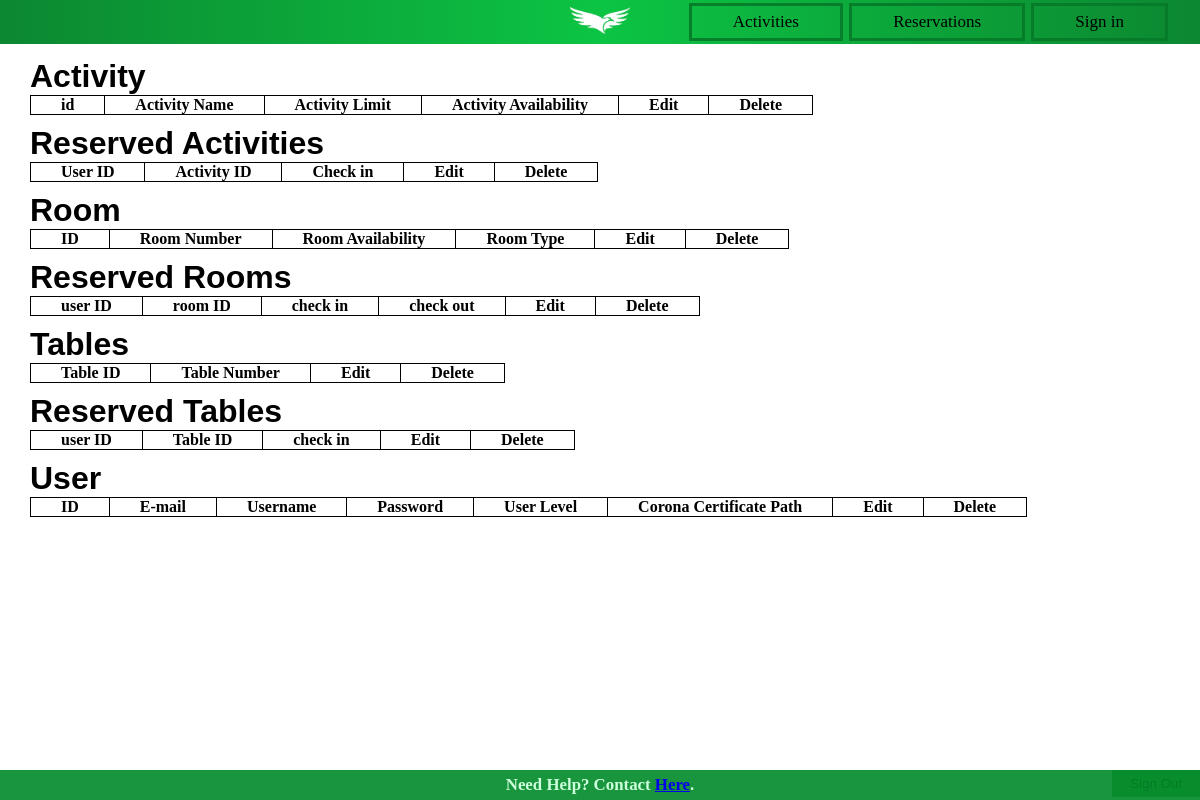
Before: /adminPanel.php with the older database file.
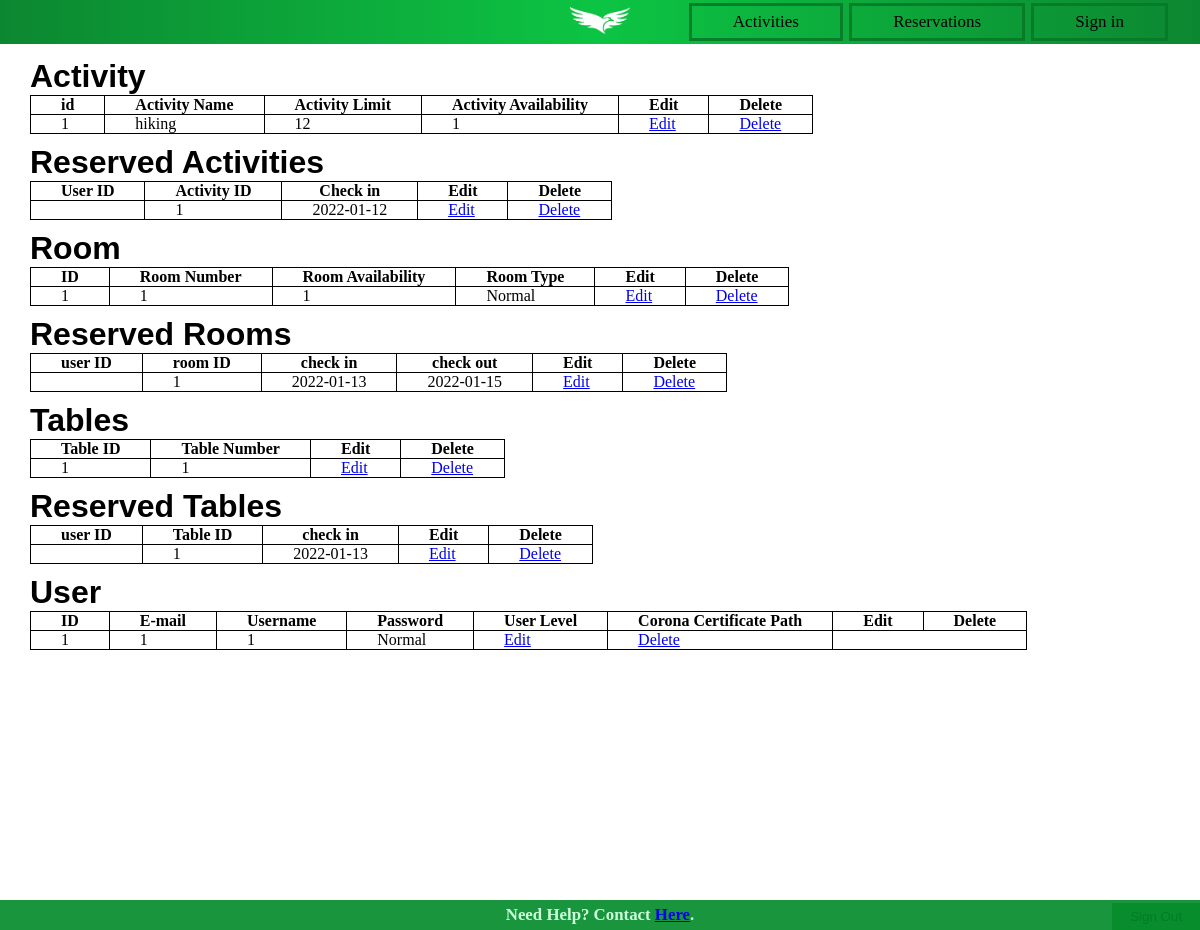
After: the same page with the newer database file.
### tables this page shows
CREATE TABLE `activities` (
  `id` int(11) NOT NULL,
  `activityName` varchar(255) NOT NULL,
  `activityLimit` int(11) NOT NULL,
  `activityAvailability` tinyint(1) NOT NULL
);

CREATE TABLE `reservedactivities` (
  `userId` int(11) DEFAULT NULL,
  `activityId` int(11) DEFAULT NULL,
  `checkIn` date DEFAULT NULL
);

CREATE TABLE `rooms` (
  `id` int(11) NOT NULL,
  `roomNr` int(11) NOT NULL,
  `roomAvailability` tinyint(1) NOT NULL,
  `roomType` varchar(30) NOT NULL
);

CREATE TABLE `reservedrooms` (
  `userId` int(11) DEFAULT NULL,
  `roomId` int(11) DEFAULT NULL,
  `checkIn` date NOT NULL,
  `checkOut` date NOT NULL
);

CREATE TABLE `tables` (
  `id` int(11) NOT NULL,
  `tableNr` int(11) NOT NULL
);

CREATE TABLE `reservedtables` (
  `userId` int(11) DEFAULT NULL,
  `tableId` int(11) DEFAULT NULL,
  `checkIn` date DEFAULT NULL
);

### functions/functions.php (the view, shortened to what this page needs)
<?php
require 'dbCon.php';
function adminActivity()
{
    global $con;
    $query = $con->prepare("SELECT * FROM activities");
    $query->execute();
    $result = $query->get_result();
    $data = $result->fetch_all(MYSQLI_ASSOC);
    foreach ($data as $row) {
        echo '<tr>';
        echo '<td>' . $row['id'] . '</td>';
        echo '<td>' . $row['activityName'] . '</td>';
        echo '<td>' . $row['activityLimit'] . '</td>';
        echo '<td>' . $row['activityAvailability'] . '</td>';
        echo "<td>" . '<a href="Edit.php?id=' . $row['id'] . '">Edit</a>' . "</td>";
        echo "<td>" . '<a href="Delete.php?id=' . $row['id'] . '">Delete</a>' . "</td>";
        echo '</tr>';
    }
}
function adminReservedActivities()
{
    global $con;
    $query = $con->prepare("SELECT * FROM reservedactivities");
    $query->execute();
    $result = $query->get_result();
    $data = $result->fetch_all(MYSQLI_ASSOC);
    foreach ($data as $row) {
        echo '<tr>';
        echo '<td>' . $row['userId'] . '</td>';
        echo '<td>' . $row['activityId'] . '</td>';
        echo '<td>' . $row['checkIn'] . '</td>';
        echo "<td>" . '<a href="Edit.php?id=' . $row['userId'] . '">Edit</a>' . "</td>";
        echo "<td>" . '<a href="Delete.php?id=' . $row['userId'] . '">Delete</a>' . "</td>";
        echo '</tr>';
    }
}
function adminRoom()
{
    global $con;
    $query = $con->prepare("SELECT * FROM rooms");
    $query->execute();
    $result = $query->get_result();
    $data = $result->fetch_all(MYSQLI_ASSOC);
    foreach ($data as $row) {
        echo '<tr>';
        echo '<td>' . $row['id'] . '</td>';
        echo '<td>' . $row['roomNr'] . '</td>';
        echo '<td>' . $row['roomAvailability'] . '</td>';
        echo '<td>' . $row['roomType'] . '</td>';
        echo "<td>" . '<a href="Edit.php?id=' . $row['id'] . '">Edit</a>' . "</td>";
        echo "<td>" . '<a href="Delete.php?id=' . $row['id'] . '">Delete</a>' . "</td>";
        echo '</tr>';
    }
}
function adminReservedRooms()
{
    global $con;
    $query = $con->prepare("SELECT * FROM reservedrooms");
    $query->execute();
    $result = $query->get_result();
    $data = $result->fetch_all(MYSQLI_ASSOC);
    foreach ($data as $row) {
        echo '<tr>';
        echo '<td>' . $row['userId'] . '</td>';
        echo '<td>' . $row['roomId'] . '</td>';
        echo '<td>' . $row['checkIn'] . '</td>';
        echo '<td>' . $row['checkOut'] . '</td>';
        echo "<td>" . '<a href="Edit.php?id=' . $row['userId'] . '">Edit</a>' . "</td>";
        echo "<td>" . '<a href="Delete.php?id=' . $row['userId'] . '">Delete</a>' . "</td>";
        echo '</tr>';
    }
}
function adminTables()
{
    global $con;
    $query = $con->prepare("SELECT * FROM tables");
    $query->execute();
    $result = $query->get_result();
    $data = $result->fetch_all(MYSQLI_ASSOC);
    foreach ($data as $row) {
        echo '<tr>';
        echo '<td>' . $row['id'] . '</td>';
        echo '<td>' . $row['tableNr'] . '</td>';
        echo "<td>" . '<a href="Edit.php?id=' . $row['id'] . '">Edit</a>' . "</td>";
        echo "<td>" . '<a href="Delete.php?id=' . $row['id'] . '">Delete</a>' . "</td>";
        echo '</tr>';
    }
}
function adminReservedTables()
{
    global $con;
    $query = $con->prepare("SELECT * FROM reservedTables");
    $query->execute();
    $result = $query->get_result();
    $data = $result->fetch_all(MYSQLI_ASSOC);
    foreach ($data as $row) {
        echo '<tr>';
        echo '<td>' . $row['userId'] . '</td>';
        echo '<td>' . $row['tableId'] . '</td>';
        echo '<td>' . $row['checkIn'] . '</td>';
        echo "<td>" . '<a href="Edit.php?id=' . $row['userId'] . '">Edit</a>' . "</td>";
        echo "<td>" . '<a href="Delete.php?id=' . $row['userId'] . '">Delete</a>' . "</td>";
        echo '</tr>';
    }
}
?>

### adminPanel.php (shortened to what this page needs)
<!DOCTYPE html>
<html>
<head>
    <link rel="stylesheet" href="res/style.css">
</head>
<body id = "admin">
<?php
include('res/elements/header.php');
?>
<?php
include('res/elements/footer.php');
?>
<?php
include('functions/functions.php');
?>
<form method = "post">
    <h1 class = "Tabletitle" > Activity </h1>
    <table border="1" id="AdminPanel">
        <tr>
            <th> id </th>
            <th> Activity Name </th>
            <th> Activity Limit </th>
            <th> Activity Availability </th>
            <th> Edit </th>
            <th> Delete </th>
        </tr>
        <?php
        adminActivity();
        ?>
    </table>
    <h1 class = "Tabletitle" > Reserved Activities </h1>
    <table border="1" id="AdminPanel">
        <tr>
            <th> User ID </th>
            <th> Activity ID </th>
            <th> Check in </th>
            <th> Edit </th>
            <th> Delete </th>
        </tr>
        <?php
            adminReservedActivities();
        ?>
    </table>
    <h1 class = "Tabletitle" > Room </h1>
    <table border="1" id="AdminPanel">
        <tr>
            <th> ID      </th>
            <th> Room Number</th>
            <th> Room Availability </th>
            <th> Room Type </th>
            <th> Edit </th>
            <th> Delete </th>
        </tr>
        <?php
            adminRoom();
        ?>
    </table>
    <h1 class = "Tabletitle" > Reserved Rooms </h1>
    <table border="1" id="AdminPanel">
        <tr>
            <th> user ID </th>
            <th> room ID </th>
            <th> check in </th>
            <th> check out </th>
            <th> Edit </th>
            <th> Delete </th>
        </tr>
        <?php
            adminReservedRooms();
        ?>
    </table>
    <h1 class = "Tabletitle" > Tables </h1>
    <table border="1" id="AdminPanel">
        <tr>
            <th> Table ID   </th>
            <th> Table Number </th>
            <th> Edit </th>
            <th> Delete </th>
        <?php
            adminTables();
        ?>
        </tr>
    </table>
    <h1 class = "Tabletitle" > Reserved Tables </h1>
    <table border="1" id="AdminPanel">
        <tr>
            <th> user ID   </th>
            <th> Table ID </th>
            <th> check in </th>
            <th> Edit </th>
            <th> Delete </th>
        <?php
            adminReservedTables();
        ?>
        </tr>
    </table>
    <h1 class = "Tabletitle" > User </h1>
    <table border="1" id="AdminPanel">
        <tr>
            <th> ID   </th>
            <th> E-mail </th>
            <th> Username </th>
            <th> Password </th>
            <th> User Level </th>
            <th> Corona Certificate Path </th>
            <th> Edit </th>
            <th> Delete </th>
        <?php
            adminRoom();
        ?>
        </tr>
    </table>
</form>
</body>
</html>

### res/elements/header.php
<header>
    <div class="logo">
        <a href="index.php"><img src="res/images/logo.png" alt="logo"></a>
    </div>
    <nav>
            <div class="headerText"><a href="preview_activities.php" style="text-decoration:none; color:black;">Activities</a></div>
        <div class="headerText"><a href="reservation_front.php" style="text-decoration:none; color:black;">Reservations</a></div>
        <div class="headerText"><a href="signin.php" style="text-decoration:none; color:black;">Sign in</a></div>
    </nav>
</header>

### res/elements/footer.php
<div class="footer"><h3>Need Help? Contact <a href="contact.php">Here</a>.</h3></div>

### res/style.css (style rules this page uses)
* { margin: 0; padding: 0; border: 0; outline: 0; vertical-align: baseline; }
body { overflow: hidden; height:100%; background-size: 100%; background-repeat: no-repeat; margin: 0; }
header { background-image: linear-gradient(90deg, hsla(138, 100%, 25%, 0.8), hsla(138, 100%, 40%, 0.8), hsla(138, 100%, 25%, 0.8)); display: inline-grid; grid-template-columns: 3fr 1fr 3fr; grid-template-rows: auto; height: 6%; background-color:#008c2ac4; }
.headerText { transition-timing-function: ease-out; transition: 0.5s; border: solid hsl(138, 90%, 25%, 0.9); float:left; display: flex; color: #000; text-align: center; align-items:center; padding: 6px 8%; font-size: 17px; flex: 0; margin: 3px; justify-content:space-evenly; }
.logo { grid-column: 2; }
.logo img { display: block; margin: 0 auto; margin-left: auto; margin-right: auto; margin-top: 7px; margin-bottom: 5px; width: 35%; height: auto; }
nav { grid-column: 3; color: whitesmoke; font-weight: 10px; }
.footer { background-color: hsla(138, 100%, 27%, 0.9); min-height: 30px; position: fixed; display: flex; left: 0; bottom: 0; width: 100%; font-size: 0.9em; color: hsl(138, 100%, 90%); text-align: center; justify-content: center; align-items: center; }
table, th, td { border: 1px solid black; border-collapse: collapse; }
#evCalEventTable tr, td, th { padding-left: 30px; padding-right: 30px; }
form { margin-left:10px; }
#resRoomTable td, th, tr { margin: 20px; color: white; }
#AdminPanel { margin-left: 20px; }
.Tabletitle { font-family: "Sitka Text", sans-serif; margin-left: 20px; margin-top: 10px; }
#admin td, th, tr { margin: 20px; color: black; }

Changed rows visible on the page:
added activities: id "1", activityName "hiking", activityLimit "12", activityAvailability "1"
added reservedactivities: activityId "1", checkIn "2022-01-12"
added rooms: id "1", roomNr "1", roomAvailability "1", roomType "Normal"
added reservedrooms: roomId "1", checkIn "2022-01-13", checkOut "2022-01-15"
added tables: id "1", tableNr "1"
added reservedtables: tableId "1", checkIn "2022-01-13"
